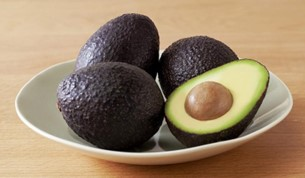
%> input picture image/avocado.jpg, 305 x 178 px
$ octave --eval "result = prewittDetection(imread('../image/avocado.jpg'));"   (GNU Octave 9; MATLAB toolbox functions it lacks are replaced by stand-ins)
%> lines starting %> are read from the running program, lines starting %| are printed output that depends on the picture
function result = prewittDetection(image)
    I = im2gray(image);
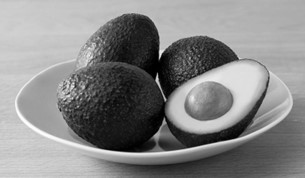
%> I: size 178x305 uint8; min 0, max 254, mean 134.4

    % Prewitt mask
    Sx = [-1 0 1; -1 0 1; -1 0 1];
    Sy = [-1 -1 -1; 0 0 0; 1 1 1];

    % Convolution with mask
    Jx = conv2(double(I), double(Sx), 'same');
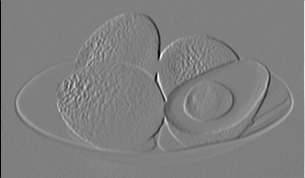
%> Jx: size 178x305 double; min -626, max 626, mean 0.5; drawn with min black and max white
    Jy = conv2(double(I), double(Sy), 'same');
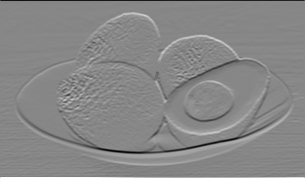
%> Jy: size 178x305 double; min -690, max 613, mean 0.9; drawn with min black and max white

    % Build image edge from convolution result
    Jedge = sqrt(Jx.^2 + Jy.^2);
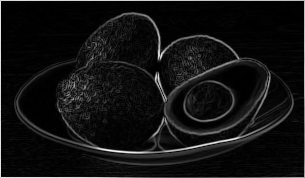
%> Jedge: size 178x305 double; min 0, max 691.1, mean 49.7; drawn with min black and max white
    result = uint8(Jedge);
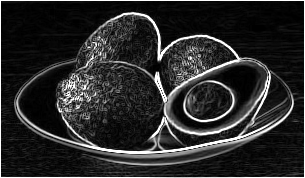
%> result: size 178x305 uint8; min 0, max 255, mean 42.9
end
